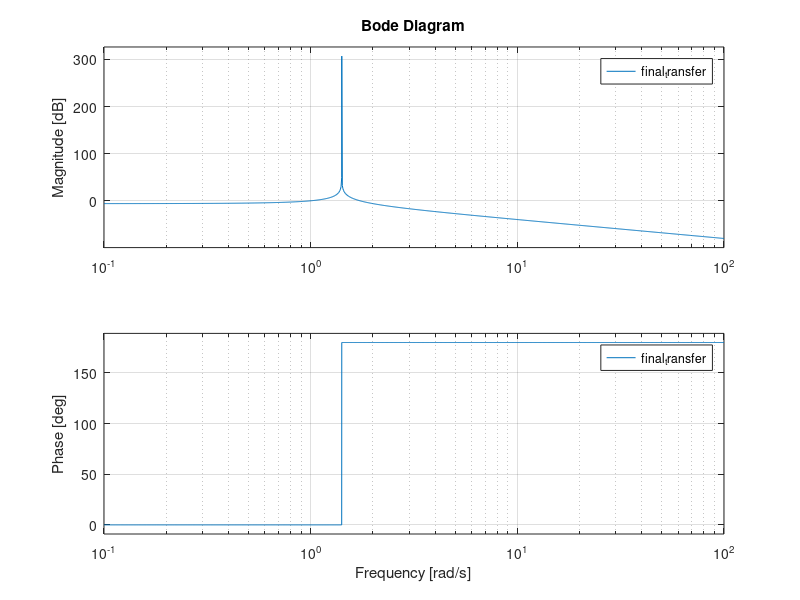

Source code (MATLAB):
A = [0 1; 0 0];
B = [0;1];
C = [1 0]; 
D =0; 

B_ = [0; 1]; 
C_ = [0 0]; D_ = 2; 

sys_1 = ss(A, B, C, D); 
sys_2 = ss(A, B_, C_, D_); 

transfer_1 = tf(sys_1); 
transfer_2 = tf(sys_2); 

final_transfer = transfer_1/(1+transfer_1*transfer_2); 
%final_transfer = transfer_1*transfer_2; 
bode(final_transfer)